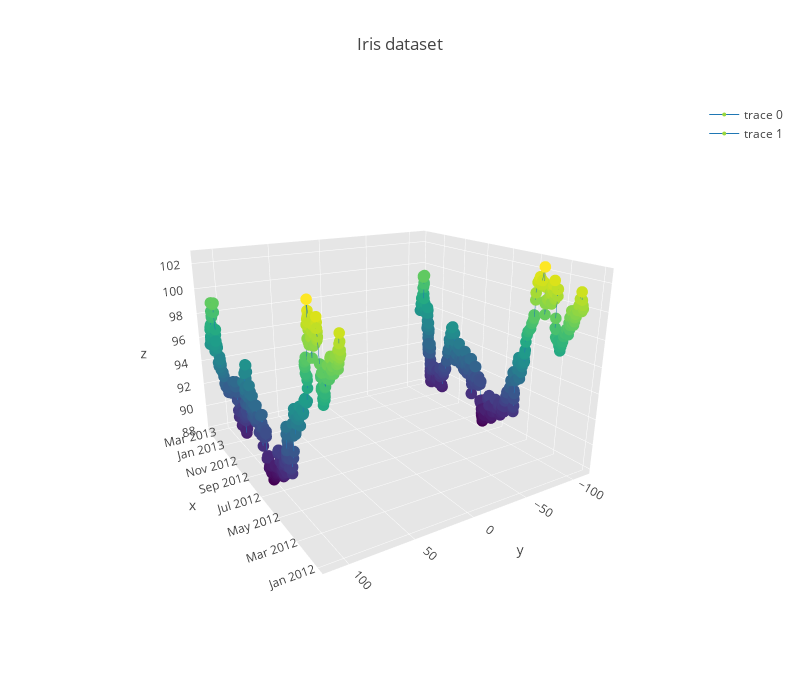

This figure's notebook cell:
### Code cell
import plotly.plotly as py
import plotly.graph_objs as go
import pandas as pd
import numpy as np


df = pd.read_csv('https://raw.githubusercontent.com/plotly/datasets/master/iris.csv')
df.head()

def brownian_motion(T = 1, N = 100, mu = 0.1, sigma = 0.01, S0 = 20):
    dt = float(T)/N
    t = np.linspace(0, T, N)
    W = np.random.standard_normal(size = N)
    W = np.cumsum(W)*np.sqrt(dt) # standard brownian motion
    X = (mu-0.5*sigma**2)*t + sigma*W
    S = S0*np.exp(X) # geometric brownian motion
    return S

dates = pd.date_range('2012-01-01', '2013-02-22')
T = (dates.max()-dates.min()).days / 365
N = dates.size
start_price = 100
y = pd.Series(
    brownian_motion(T, N, sigma=0.1, S0=start_price), index=dates)
z = pd.Series(
    brownian_motion(T, N, sigma=0.1, S0=start_price), index=dates)

trace = go.Scatter3d(
    x=dates, y=y, z=z,
    marker=dict(
        size=4,
        color=z,
        colorscale='Viridis',
    ),
    line=dict(
        color='#1f77b4',
        width=1
    )
)

trace2 = go.Scatter3d(
    x=dates, y=-y, z=z,
    marker=dict(
        size=4,
        color=z,
        colorscale='Viridis',
    ),
    line=dict(
        color='#1f77b4',
        width=1
    )
)

data = [trace, trace2]

layout = dict(
    width=800,
    height=700,
    autosize=False,
    title='Iris dataset',
    scene=dict(
        xaxis=dict(
            gridcolor='rgb(255, 255, 255)',
            zerolinecolor='rgb(255, 255, 255)',
            showbackground=True,
            backgroundcolor='rgb(230, 230,230)'
        ),
        yaxis=dict(
            gridcolor='rgb(255, 255, 255)',
            zerolinecolor='rgb(255, 255, 255)',
            showbackground=True,
            backgroundcolor='rgb(230, 230,230)'
        ),
        zaxis=dict(
            gridcolor='rgb(255, 255, 255)',
            zerolinecolor='rgb(255, 255, 255)',
            showbackground=True,
            backgroundcolor='rgb(230, 230,230)'
        ),
        camera=dict(
            up=dict(
                x=0,
                y=0,
                z=1
            ),
            eye=dict(
                x=-1.7428,
                y=1.0707,
                z=0.7100,
            )
        ),
        aspectratio = dict( x=1, y=1, z=0.7 ),
        aspectmode = 'manual'
    ),
)

fig = dict(data=data, layout=layout)


#py.iplot(fig, filename='pandas-brownian-motion-3d', height=700, validate=False)

from plotly.offline import download_plotlyjs, init_notebook_mode, plot, iplot
init_notebook_mode(connected=True)
iplot(fig, filename='pandas-brownian-motion-3d', validate=False)

### Figure 1 — Plotly figure (JSON) as saved in the notebook; plotly's stock layout.template omitted (floating-point values rounded to 4 significant figures; data arrays with more than 128 entries replaced by an {"elided": "..."} marker saying what was removed)
{"data": [{"line": {"color": "#1f77b4", "width": 1}, "marker": {"color": {"elided": "419 float values"}, "colorscale": "Viridis", "size": 4}, "type": "scatter3d", "x": {"elided": "419 str values"}, "y": {"elided": "419 float values"}, "z": {"elided": "419 float values"}}, {"line": {"color": "#1f77b4", "width": 1}, "marker": {"color": {"elided": "419 float values"}, "colorscale": "Viridis", "size": 4}, "type": "scatter3d", "x": {"elided": "419 str values"}, "y": {"elided": "419 float values"}, "z": {"elided": "419 float values"}}], "layout": {"autosize": false, "height": 700, "scene": {"aspectmode": "manual", "aspectratio": {"x": 1, "y": 1, "z": 0.7}, "camera": {"eye": {"x": -1.743, "y": 1.071, "z": 0.71}, "up": {"x": 0, "y": 0, "z": 1}}, "xaxis": {"backgroundcolor": "rgb(230, 230,230)", "gridcolor": "rgb(255, 255, 255)", "showbackground": true, "zerolinecolor": "rgb(255, 255, 255)"}, "yaxis": {"backgroundcolor": "rgb(230, 230,230)", "gridcolor": "rgb(255, 255, 255)", "showbackground": true, "zerolinecolor": "rgb(255, 255, 255)"}, "zaxis": {"backgroundcolor": "rgb(230, 230,230)", "gridcolor": "rgb(255, 255, 255)", "showbackground": true, "zerolinecolor": "rgb(255, 255, 255)"}}, "title": "Iris dataset", "width": 800}}
